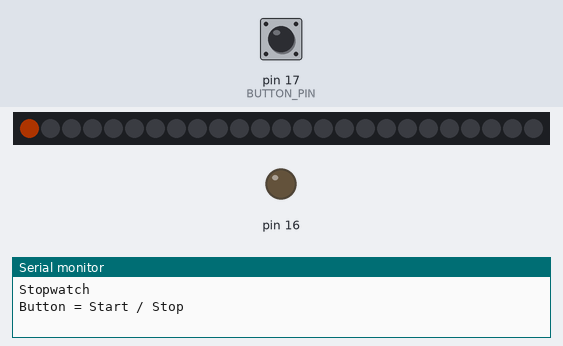
The sketch below on a simulated Arduino Uno, built with avr-gcc and run on an emulated ATmega328P. Shown: 25 RGB LEDs in strip order, left to right, output pins drawn as LEDs (lit = HIGH), the last lines printed to the serial monitor. Inputs (shaded band) come from the test bench; at power-on: pin 17 (BUTTON_PIN) HIGH. Dim RGB values are drawn brighter than linear.

Above: at 1.2 s.
1.3 s: pin 17 (BUTTON_PIN) pulled LOW for 0.15 s
4.4 s: pin 17 (BUTTON_PIN) pulled LOW for 1 s
6.9 s: pin 17 (BUTTON_PIN) pulled LOW for 0.15 s
At 8.6 s:
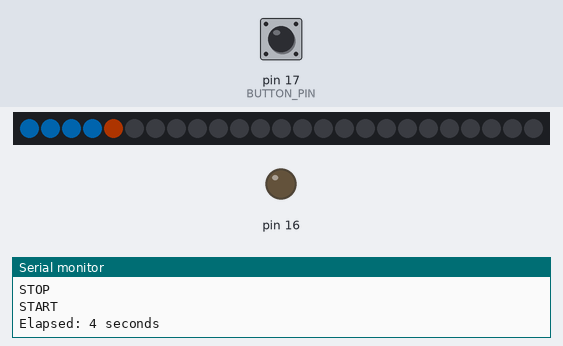
At 28.6 s:
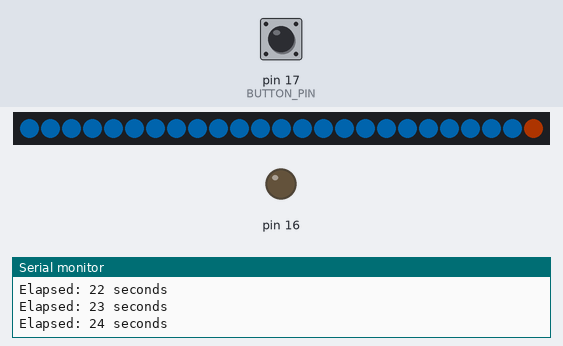
Timing chart, 0 to 30.1 s (numbered marks = the images above; inputs shaded):
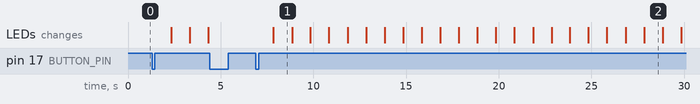

The sketch:

LED_Matrix_Digital_Stopwatch.ino
```cpp
/*
  Stopwatch on Matrix

  This program uses a push button to start and stop a stopwatch.
  The LED matrix progressively fills with one LED for each
  elapsed second.

  After 25 seconds, the display cycles through the matrix again
  while the stopwatch continues counting.

  The elapsed time is also displayed on the Serial Monitor.
*/

#include <Arduino.h>
#include <Adafruit_NeoPixel.h>

#define MATRIX_PIN 7       // LED matrix data pin
#define NUM_LEDS 25        // Number of LEDs
#define BUTTON_PIN 17      // Stopwatch button pin


// Create the NeoPixel matrix
Adafruit_NeoPixel matrix(
  NUM_LEDS,
  MATRIX_PIN,
  NEO_GRB + NEO_KHZ800
);


bool running = false;       // Stopwatch running state
bool lastButton = HIGH;     // Previous button state

unsigned long startMillis = 0;          // Start time
unsigned long elapsedBeforePause = 0;   // Time saved before stopping


// Draw the stopwatch progress on the matrix
void drawStopwatch(unsigned long seconds) {

  // Clear the previous display
  matrix.clear();

  // Cycle through the 25 LEDs
  int count = seconds % 25;

  // Fill one LED for each elapsed second
  for (int i = 0; i < count; i++) {

    matrix.setPixelColor(
      i,
      matrix.Color(0, 150, 255)
    );
  }

  // Show the current position in orange
  if (count < 25) {

    matrix.setPixelColor(
      count,
      matrix.Color(255, 80, 0)
    );
  }

  // Update the matrix
  matrix.show();
}


void setup() {

  // Start Serial Monitor
  Serial.begin(115200);

  // Configure button with internal pull-up
  pinMode(BUTTON_PIN, INPUT_PULLUP);
  pinMode(16,OUTPUT);
  digitalWrite(16,LOW);
  //initialize the matrix
  matrix.begin();

  // Set LED brightness
  matrix.setBrightness(50);

  // Start with LEDs off
  matrix.clear();
  matrix.show();

  // Display instructions
  Serial.println("Stopwatch");
  Serial.println("Button = Start / Stop");
}


void loop() {

  // Read the button
  bool button = digitalRead(BUTTON_PIN);

  // Detect a new button press
  if (lastButton == HIGH && button == LOW) {

    // Start or resume the stopwatch
    if (!running) {

      startMillis = millis();
      running = true;

      Serial.println("START");
    }

    // Stop and save the elapsed time
    else {

      elapsedBeforePause +=
        millis() - startMillis;

      running = false;

      Serial.println("STOP");
    }

    // Basic button debounce
    delay(100);
  }

  // Save the current button state
  lastButton = button;


  unsigned long elapsed;

  // Calculate current elapsed time
  if (running) {

    elapsed =
      elapsedBeforePause +
      (millis() - startMillis);

  } else {

    elapsed = elapsedBeforePause;
  }


  // Convert milliseconds to seconds
  unsigned long seconds = elapsed / 1000;

  // Update the matrix
  drawStopwatch(seconds);


  // Print only when the second changes
  static unsigned long lastPrint = 0;

  if (seconds != lastPrint) {

    Serial.print("Elapsed: ");
    Serial.print(seconds);
    Serial.println(" seconds");

    lastPrint = seconds;
  }

  // Small delay to reduce unnecessary processing
  delay(20);
}
```

Measured:
- after the input at 6.9 s, the LEDs: change after 0.95 s (image 1)
- what the display in image 2 shows lasts 1.0 s, from 27.9 s to 28.9 s
